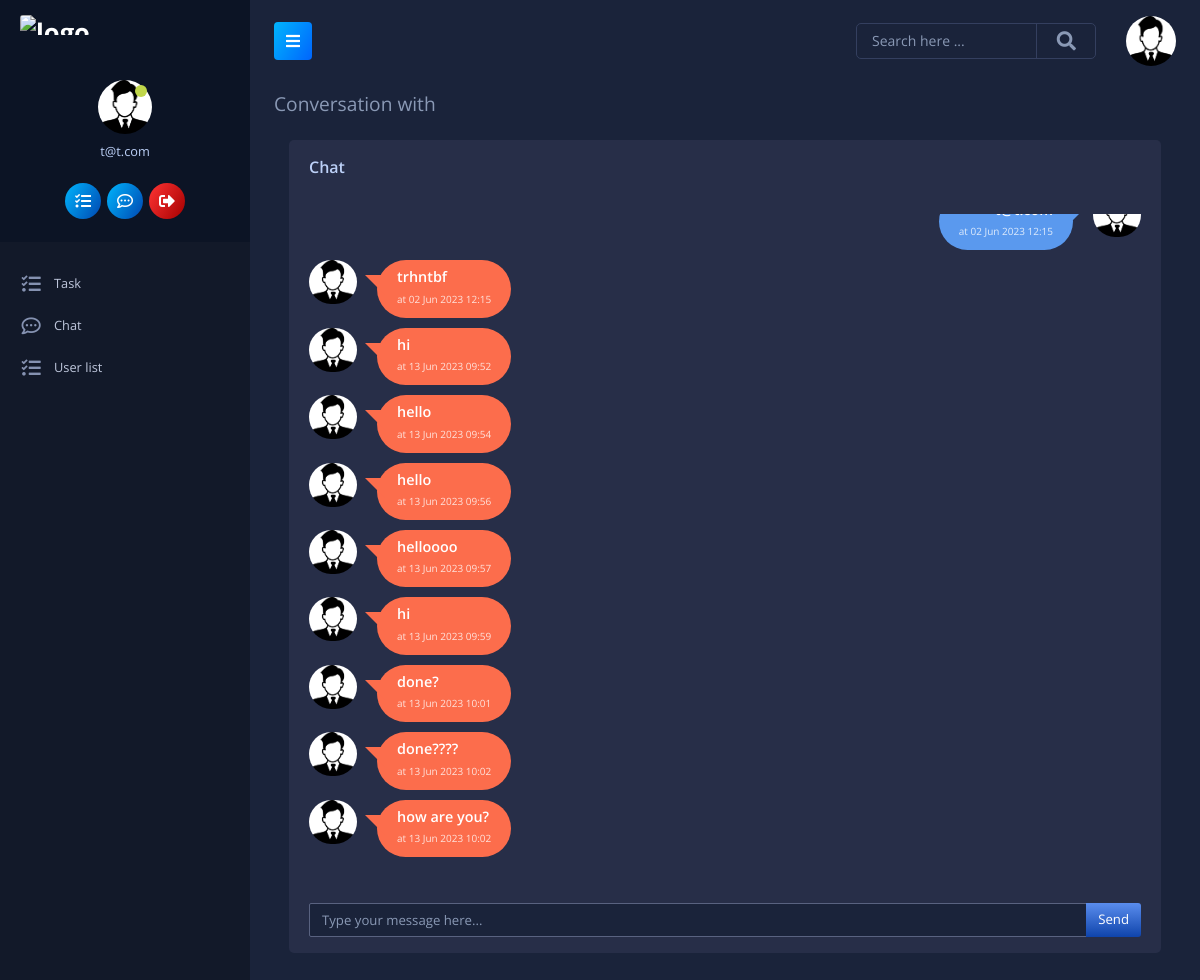
The app's page /conversation/ (signed in), older data.
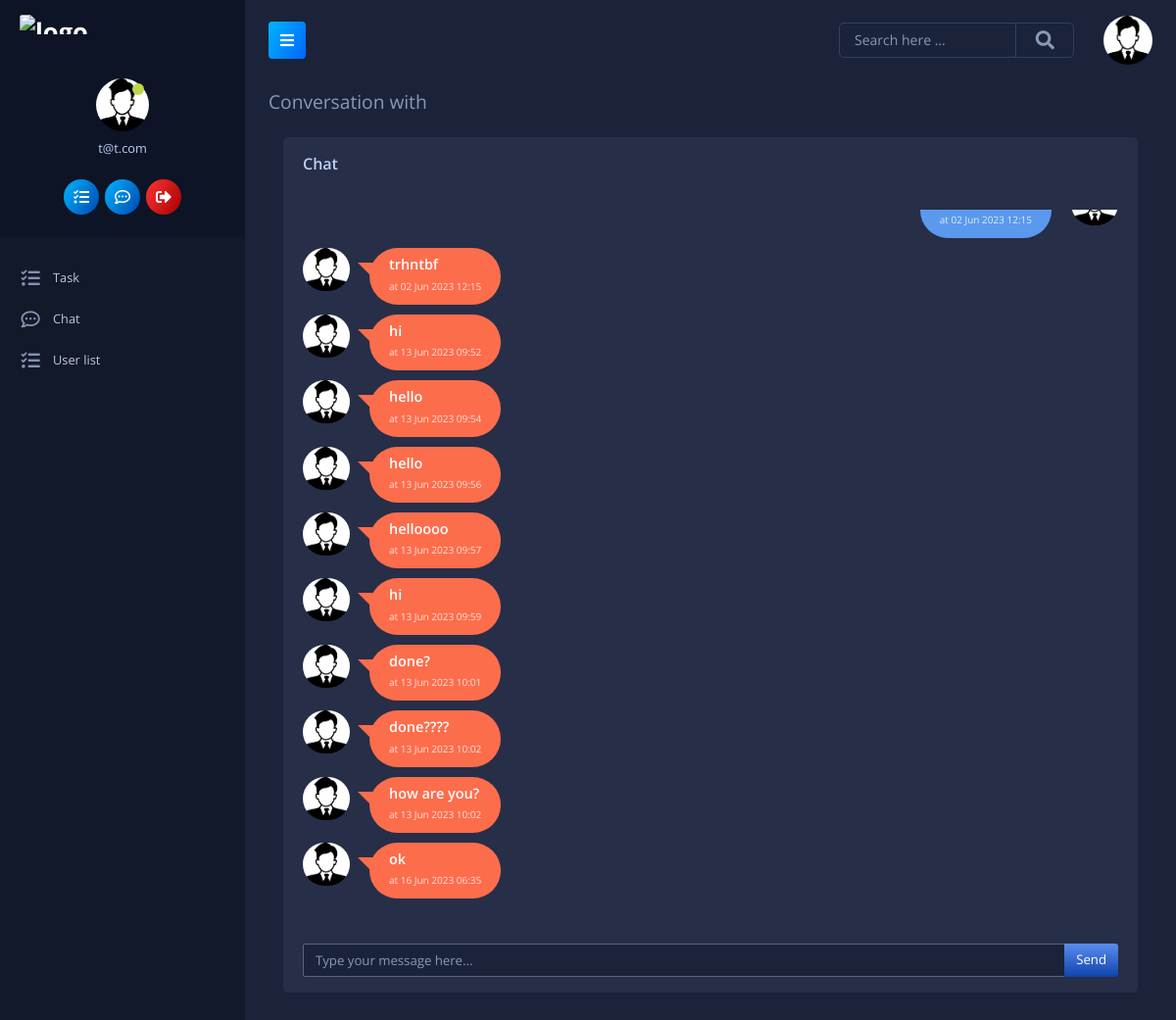
The same page, newer data.
### main/models.py (models this page shows, shortened)
class Message(models.Model):
    sender = models.ForeignKey(
        User,
        on_delete=models.CASCADE,
        related_name='sender')
    receiver = models.ForeignKey(
        User,
        on_delete=models.CASCADE,
        related_name='receiver')
    text = models.TextField(max_length=1000, blank=True, null=True)
    date = models.DateTimeField(auto_now_add=True)
    seen = models.BooleanField(default=False)

### main/views.py (the view)
# urls.py: path('conversation/', views.conversation, name='conversation'),
@login_required(login_url='login')
def conversation(request, id=None):
    if id:
        conversation = Conversation.objects.get(id=id)
    else:
        superuser = User.objects.get(is_superuser=True)
        conversation = Conversation.objects.get_or_create(
            user_one=request.user, user_two=superuser)[0]
    return render(request, 'main/chat.html', {'conversation': conversation})

### main/templates/main/chat.html (shortened to what this page needs)
{% extends 'main/base.html' %}
{% load static %}
{% block content %}
<div class="page-header">
    <ol class="breadcrumb">
        <li class="breadcrumb-item">Conversation with
		</li>
    </ol>
</div>
<div class="container content">
	<div class="row">
		<div class="col-12">
			<div class="card">
				<div class="card-header">Chat</div>
				<div class="card-body height3">
					<ul id="all-chat" class="chat-list hide-scrollbar" style="overflow-y: scroll; height: 55vh;">
						{% for message in conversation.messages.all %}
							{% if message.sender == request.user %}
								<li class="out">
									<div class="chat-img">
										<img alt="Avtar" src="{% static 'images/user.png' %}">
									</div>
									<div class="chat-body">
										<div class="chat-message">
											<h5>{{ message.text }}</h5>
											<p style="font-size: 10px; opacity: .8;">at {{ message.date|date:"d M Y H:i" }}</p>
										</div>
									</div>
								</li>
							{% else %}
								<li class="in">
									<div class="chat-img">
										<img alt="Avtar" src="{% static 'images/user.png' %}">
									</div>
									<div class="chat-body">
										<div class="chat-message">
											<h5>{{ message.text }}</h5>
											<p style="font-size: 10px; opacity: .8;">at {{ message.date|date:"d M Y H:i" }}</p>
										</div>
									</div>
								</li>
							{% endif %}
						{% endfor %}
					</ul>
				</div>
				<div class="card-footer">
					<div class="input-group">
						<input id="text" name="text" class="form-control" placeholder="Type your message here...">
						<span class="input-group-append">
							<button onclick="sendMessage()" class="btn btn-primary" type="button">Send</button>
						</span>
					</div>
				</div>
			</div>
		</div>
	</div>
</div>
{% endblock %}

Row changes from the older to the newer data that the page shows:
added Message: text "ok", date "16 Jun 2023 06:35"
